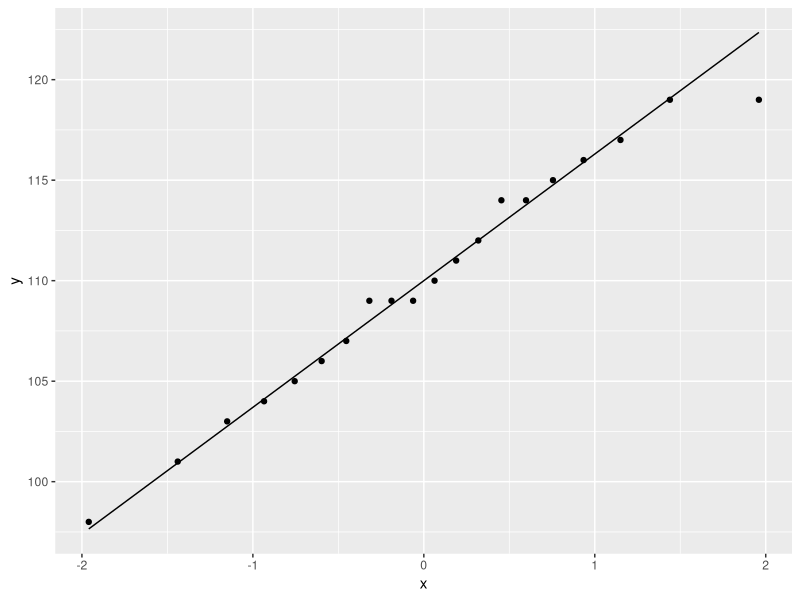

The R source for this figure:
library(readr)

dados = read_csv2("Glicemia.csv")
glicemia = dados$glicemia

hipo.test = function(amostra, alpha = .05,
                     mu, variancia = sd(amostra))
{
  media = mean(amostra)
  diferencial = media - mu
  raizn = sqrt(length(amostra))
  desvpad = sd(amostra)
  erropad = desvpad/raizn
  
  t = diferencial/erropad
  
  critico = qnorm(p = 1 - alpha, mean = mu, sd = erropad)
  
  result = list(result = ifelse(critico < t, 
                                paste("Rejeitamos a Hipótese Nula com nível de significância de ",
                                      alpha, "%", sep = ""),
                                paste("Não Rejeitamos a Hipótese Nula com nível de significância de ",
                                      alpha, "%", sep = "")),
                t = t,
                "valor critico" = critico,
                RC = paste("Região Crítica: [",round(critico, digits = 2),
                           ", Inf]", sep = "")
  )
  print(result)
  
}

shapiro.test(glicemia)

## amostra é aproximadamenet normal, porque não conseguimos rejeitar a hipótese nula de que é normal

mu = 100
hipo.test(amostra = glicemia, mu = mu)
mean(glicemia)
t.test(x = glicemia, alternative = "greater", mu = 100)

library(ggplot2)
library(dplyr)

dados %>%
  ggplot(aes(sample = glicemia))+
  stat_qq()+
  stat_qq_line()


poder.teste.chisq.media = function(amostra, alpha = .05, sigma_zero)
  
{
  vari = var(amostra)
  df = length(amostra) - 1
  k1 = qchisq(p = (alpha / 2), df = df)
  k2 = qchisq(p = 1 -(alpha / 2), df = df)
  beta = pchisq(q = (sigma_zero*k1/vari), 
                df = df) + pchisq(q = (sigma_zero*k2/vari), 
                                  df = df, lower.tail = FALSE)
  
  poder = 1 - beta
  results = list(poder = poder, beta = beta, critico1 = k1, critico2 = k2)
  print(results)
}

poder.teste.chisq.media(glicemia, 
                        sigma_zero = var(glicemia) - 5)
## testando para variancia menor que a variancia amostral -> poder < 1 - alpha

poder.teste.chisq.media(glicemia, 
                        sigma_zero = var(glicemia) + 5)
## testando para variancia menor que a variancia amostral -> poder > 1 - alpha

poder.teste.chisq.media(glicemia,
                        sigma_zero = var(glicemia))
## testando para variancia igual a variancia amostral -> poder = 1 - alpha

poder.teste.chisq.media(glicemia,
                        alpha = .01,
                        sigma_zero = var(glicemia))


glicemia2 = glicemia*glicemia
var(glicemia2)
poder.teste.chisq.media(amostra = glicemia2, sigma_zero = var(glicemia2))

